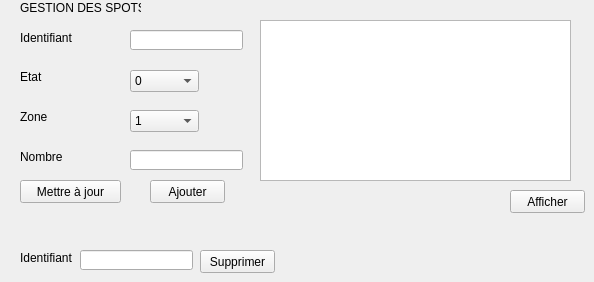
    <widget class="QWidget" name="tab">
     <attribute name="title">
      <string>Gérer Spot</string>
     </attribute>
     <widget class="QLabel" name="label">
      <property name="geometry">
       <rect>
        <x>20</x>
        <y>30</y>
        <width>61</width>
        <height>16</height>
       </rect>
      </property>
      <property name="text">
       <string>Identifiant</string>
      </property>
     </widget>
     <widget class="QLabel" name="label_2">
      <property name="geometry">
       <rect>
        <x>20</x>
        <y>70</y>
        <width>47</width>
        <height>13</height>
       </rect>
      </property>
      <property name="text">
       <string>Etat</string>
      </property>
     </widget>
     <widget class="QLabel" name="label_3">
      <property name="geometry">
       <rect>
        <x>20</x>
        <y>110</y>
        <width>47</width>
        <height>13</height>
       </rect>
      </property>
      <property name="text">
       <string>Zone</string>
      </property>
     </widget>
     <widget class="QLineEdit" name="lineEdit_id">
      <property name="geometry">
       <rect>
        <x>130</x>
        <y>30</y>
        <width>113</width>
        <height>20</height>
       </rect>
      </property>
     </widget>
     <widget class="QPushButton" name="pb_ajouter">
      <property name="geometry">
       <rect>
        <x>150</x>
        <y>180</y>
        <width>75</width>
        <height>23</height>
       </rect>
      </property>
      <property name="text">
       <string>Ajouter</string>
      </property>
     </widget>
     <widget class="QLabel" name="label_5">
      <property name="geometry">
       <rect>
        <x>20</x>
        <y>150</y>
        <width>47</width>
        <height>13</height>
       </rect>
      </property>
      <property name="text">
       <string>Nombre</string>
      </property>
     </widget>
     <widget class="QLineEdit" name="lineEdit_nombre">
      <property name="geometry">
       <rect>
        <x>130</x>
        <y>150</y>
        <width>113</width>
        <height>20</height>
       </rect>
      </property>
     </widget>
     <widget class="QTableView" name="tabspot">
      <property name="geometry">
       <rect>
        <x>260</x>
        <y>20</y>
        <width>311</width>
        <height>161</height>
       </rect>
      </property>
     </widget>
     <widget class="QPushButton" name="pb_afficher">
      <property name="geometry">
       <rect>
        <x>510</x>
        <y>190</y>
        <width>75</width>
        <height>23</height>
       </rect>
      </property>
      <property name="text">
       <string>Afficher</string>
      </property>
     </widget>
     <widget class="QPushButton" name="pb_supprimer">
      <property name="geometry">
       <rect>
        <x>200</x>
        <y>250</y>
        <width>75</width>
        <height>23</height>
       </rect>
      </property>
      <property name="text">
       <string>Supprimer</string>
      </property>
     </widget>
     <widget class="QLabel" name="label_4">
      <property name="geometry">
       <rect>
        <x>20</x>
        <y>250</y>
        <width>61</width>
        <height>16</height>
       </rect>
      </property>
      <property name="text">
       <string>Identifiant</string>
      </property>
     </widget>
     <widget class="QLineEdit" name="lineEdit_id_2">
      <property name="geometry">
       <rect>
        <x>80</x>
        <y>250</y>
        <width>113</width>
        <height>20</height>
       </rect>
      </property>
     </widget>
     <widget class="QComboBox" name="etat">
      <property name="geometry">
       <rect>
        <x>130</x>
        <y>70</y>
        <width>69</width>
        <height>22</height>
       </rect>
      </property>
      <item>
       <property name="text">
        <string>0</string>
       </property>
      </item>
      <item>
       <property name="text">
        <string>1</string>
       </property>
      </item>
     </widget>
     <widget class="QComboBox" name="zone">
      <property name="geometry">
       <rect>
        <x>130</x>
        <y>110</y>
        <width>69</width>
        <height>22</height>
       </rect>
      </property>
      <item>
       <property name="text">
        <string>1</string>
       </property>
      </item>
      <item>
       <property name="text">
        <string>2</string>
       </property>
      </item>
      <item>
       <property name="text">
        <string>3</string>
       </property>
      </item>
      <item>
       <property name="text">
        <string>4</string>
       </property>
      </item>
      <item>
       <property name="text">
        <string>5</string>
       </property>
      </item>
     </widget>
     <widget class="QPushButton" name="updatespot">
      <property name="geometry">
       <rect>
        <x>20</x>
        <y>180</y>
        <width>101</width>
        <height>23</height>
       </rect>
      </property>
      <property name="text">
       <string>Mettre à jour</string>
      </property>
     </widget>
     <widget class="QLabel" name="label_25">
      <property name="geometry">
       <rect>
        <x>20</x>
        <y>0</y>
        <width>121</width>
        <height>16</height>
       </rect>
      </property>
      <property name="text">
       <string>GESTION DES SPOTS</string>
      </property>
     </widget>
    </widget>
